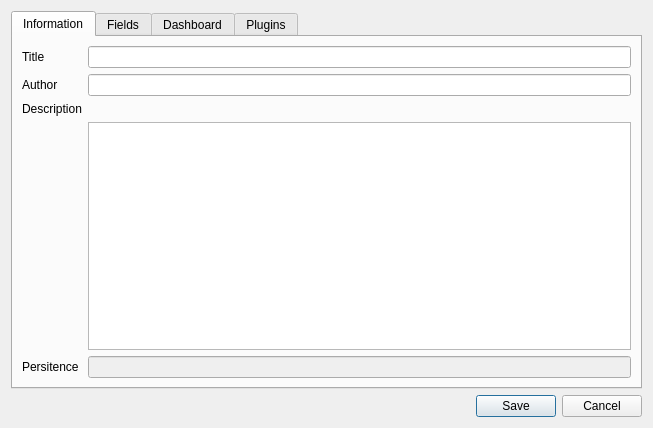
<?xml version="1.0" encoding="UTF-8"?>
<ui version="4.0">
 <class>Properties</class>
 <widget class="QWidget" name="Properties">
  <property name="geometry">
   <rect>
    <x>0</x>
    <y>0</y>
    <width>653</width>
    <height>428</height>
   </rect>
  </property>
  <property name="windowTitle">
   <string>Properties</string>
  </property>
  <layout class="QVBoxLayout" name="verticalLayout_2">
   <item>
    <widget class="QTabWidget" name="tabWidget">
     <property name="tabPosition">
      <enum>QTabWidget::North</enum>
     </property>
     <property name="tabShape">
      <enum>QTabWidget::Rounded</enum>
     </property>
     <property name="currentIndex">
      <number>0</number>
     </property>
     <widget class="QWidget" name="info">
      <attribute name="title">
       <string>Information</string>
      </attribute>
      <layout class="QGridLayout" name="gridLayout">
       <item row="0" column="0">
        <widget class="QLabel" name="ltitle">
         <property name="font">
          <font>
           <weight>50</weight>
           <bold>false</bold>
          </font>
         </property>
         <property name="text">
          <string>Title</string>
         </property>
        </widget>
       </item>
       <item row="0" column="1">
        <widget class="QLineEdit" name="title"/>
       </item>
       <item row="1" column="0">
        <widget class="QLabel" name="lauthor">
         <property name="font">
          <font>
           <weight>50</weight>
           <bold>false</bold>
          </font>
         </property>
         <property name="text">
          <string>Author</string>
         </property>
        </widget>
       </item>
       <item row="1" column="1">
        <widget class="QLineEdit" name="author"/>
       </item>
       <item row="3" column="0">
        <widget class="QLabel" name="ldescription">
         <property name="font">
          <font>
           <weight>50</weight>
           <bold>false</bold>
          </font>
         </property>
         <property name="text">
          <string>Description</string>
         </property>
        </widget>
       </item>
       <item row="4" column="1">
        <widget class="QPlainTextEdit" name="description"/>
       </item>
       <item row="5" column="0">
        <widget class="QLabel" name="lpersistence">
         <property name="text">
          <string>Persitence</string>
         </property>
        </widget>
       </item>
       <item row="5" column="1">
        <widget class="QLineEdit" name="persistence">
         <property name="enabled">
          <bool>false</bool>
         </property>
        </widget>
       </item>
      </layout>
     </widget>
     <widget class="QWidget" name="files">
      <attribute name="title">
       <string>Fields</string>
      </attribute>
      <layout class="QVBoxLayout" name="verticalLayout">
       <item>
        <layout class="QHBoxLayout" name="horizontalLayout_2">
         <item>
          <widget class="QListWidget" name="fieldsList">
           <property name="sizePolicy">
            <sizepolicy hsizetype="Fixed" vsizetype="Expanding">
             <horstretch>0</horstretch>
             <verstretch>0</verstretch>
            </sizepolicy>
           </property>
          </widget>
         </item>
         <item>
          <widget class="QGroupBox" name="box_details">
           <property name="enabled">
            <bool>true</bool>
           </property>
           <property name="sizePolicy">
            <sizepolicy hsizetype="Expanding" vsizetype="Expanding">
             <horstretch>0</horstretch>
             <verstretch>0</verstretch>
            </sizepolicy>
           </property>
           <property name="minimumSize">
            <size>
             <width>250</width>
             <height>0</height>
            </size>
           </property>
           <property name="title">
            <string>Details</string>
           </property>
           <layout class="QVBoxLayout" name="details_layout"/>
          </widget>
         </item>
        </layout>
       </item>
       <item>
        <widget class="QLabel" name="label">
         <property name="text">
          <string>Sorry, by now the fields are not editable.</string>
         </property>
        </widget>
       </item>
      </layout>
     </widget>
     <widget class="QWidget" name="dashboard">
      <attribute name="title">
       <string>Dashboard</string>
      </attribute>
      <layout class="QHBoxLayout" name="horizontalLayout_3">
       <item>
        <layout class="QFormLayout" name="formLayout">
         <item row="1" column="0">
          <widget class="QLabel" name="label_2">
           <property name="text">
            <string>Last entries for:</string>
           </property>
          </widget>
         </item>
         <item row="2" column="0">
          <widget class="QLabel" name="label_3">
           <property name="text">
            <string>New entry button for:</string>
           </property>
          </widget>
         </item>
         <item row="3" column="0">
          <widget class="QLabel" name="label_4">
           <property name="text">
            <string>Quick search for:</string>
           </property>
          </widget>
         </item>
         <item row="1" column="1">
          <widget class="QComboBox" name="last_entry_combo"/>
         </item>
         <item row="2" column="1">
          <widget class="QComboBox" name="new_entry_combo"/>
         </item>
         <item row="3" column="1">
          <widget class="QComboBox" name="search_combo"/>
         </item>
        </layout>
       </item>
       <item>
        <widget class="Line" name="line">
         <property name="orientation">
          <enum>Qt::Vertical</enum>
         </property>
        </widget>
       </item>
       <item>
        <widget class="QGroupBox" name="preview">
         <property name="title">
          <string>Preview</string>
         </property>
         <layout class="QVBoxLayout" name="preview_layout">
          <property name="margin">
           <number>0</number>
          </property>
         </layout>
        </widget>
       </item>
      </layout>
     </widget>
     <widget class="QWidget" name="plugins">
      <attribute name="title">
       <string>Plugins</string>
      </attribute>
      <layout class="QVBoxLayout" name="verticalLayout_3">
       <item>
        <layout class="QHBoxLayout" name="horizontalLayout_4">
         <item>
          <widget class="QGroupBox" name="groupBox_2">
           <property name="title">
            <string>Plugin</string>
           </property>
           <layout class="QVBoxLayout" name="verticalLayout_4">
            <item>
             <widget class="QListWidget" name="listWidget"/>
            </item>
           </layout>
          </widget>
         </item>
         <item>
          <widget class="Line" name="line_2">
           <property name="orientation">
            <enum>Qt::Vertical</enum>
           </property>
          </widget>
         </item>
         <item>
          <layout class="QVBoxLayout" name="verticalLayout_7">
           <item>
            <widget class="QCheckBox" name="checkBox">
             <property name="text">
              <string>Enabled</string>
             </property>
            </widget>
           </item>
           <item>
            <widget class="QGroupBox" name="groupBox_3">
             <property name="title">
              <string>Fields</string>
             </property>
             <layout class="QVBoxLayout" name="verticalLayout_5">
              <item>
               <widget class="QListWidget" name="listWidget_2"/>
              </item>
             </layout>
            </widget>
           </item>
          </layout>
         </item>
         <item>
          <widget class="QGroupBox" name="groupBox">
           <property name="title">
            <string>Mapping</string>
           </property>
           <layout class="QFormLayout" name="formLayout_2">
            <property name="fieldGrowthPolicy">
             <enum>QFormLayout::FieldsStayAtSizeHint</enum>
            </property>
            <item row="1" column="1">
             <widget class="QComboBox" name="comboBox"/>
            </item>
            <item row="1" column="0">
             <widget class="QLabel" name="label_5">
              <property name="text">
               <string>Folder</string>
              </property>
             </widget>
            </item>
            <item row="2" column="0">
             <widget class="QLabel" name="label_6">
              <property name="text">
               <string>Field</string>
              </property>
             </widget>
            </item>
            <item row="2" column="1">
             <widget class="QComboBox" name="comboBox_2"/>
            </item>
            <item row="3" column="0">
             <widget class="QLabel" name="label_7">
              <property name="text">
               <string>Customize</string>
              </property>
             </widget>
            </item>
            <item row="4" column="0" colspan="2">
             <widget class="QTableWidget" name="tableWidget">
              <column>
               <property name="text">
                <string>Original</string>
               </property>
              </column>
              <column>
               <property name="text">
                <string>New</string>
               </property>
              </column>
             </widget>
            </item>
           </layout>
          </widget>
         </item>
        </layout>
       </item>
      </layout>
     </widget>
    </widget>
   </item>
   <item>
    <layout class="QHBoxLayout" name="horizontalLayout">
     <item>
      <spacer name="horizontalSpacer">
       <property name="orientation">
        <enum>Qt::Horizontal</enum>
       </property>
       <property name="sizeHint" stdset="0">
        <size>
         <width>40</width>
         <height>20</height>
        </size>
       </property>
      </spacer>
     </item>
     <item>
      <widget class="QDialogButtonBox" name="buttonBox">
       <property name="standardButtons">
        <set>QDialogButtonBox::Cancel|QDialogButtonBox::Save</set>
       </property>
       <property name="centerButtons">
        <bool>false</bool>
       </property>
      </widget>
     </item>
    </layout>
   </item>
  </layout>
 </widget>
 <resources/>
 <connections/>
</ui>
